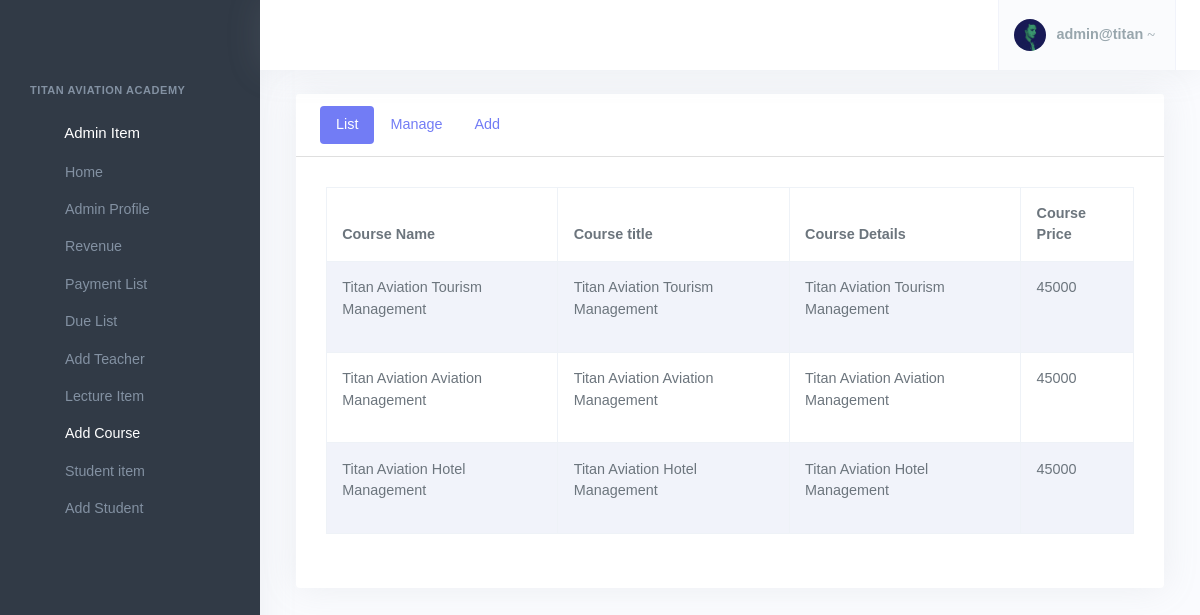
Page /Courseboard (signed in) on the committed database.
### Admin/models.py (models this page shows, shortened)
class Course(models.Model):
    id = models.AutoField(primary_key=True)
    Course_name = models.CharField(max_length = 55 , null= True )
    Price = models.IntegerField(null=True)
    Details = RichTextField(blank=True , null=True)
    duration = {
        ('1 mon','1 MONTH'),
        ('3 mon','3 MONTH'),
        ('6 mon','6 MONTH'),
    }
    Duration = models.CharField(max_length=100,choices=duration,null=True)
    title = models.CharField(max_length=127)
    sub_title = models.CharField(max_length=127)
    is_official = models.BooleanField(default=False)

### Admin/views.py (the view)
# urls.py: path('Courseboard', views.Courseboard , name='Courseboard'),
@user_passes_test(lambda u: u.is_superuser)
def Courseboard(request):
    form = CourseForm()
    course = Course.objects.all()
    context = {
        'form': form,
        'Course':course,
    }
    return render(request , 'Admin/Courseboard.html' , context )

### templates/Admin/Courseboard.html (shortened to what this page needs)
{% extends 'Base/adminbase.html' %} {% block body %}
<section class="content">
  <div class="container-fluid">
    <div class="row">
      <div class="col-12">
        <div class="card mt-3">
          <div class="card-header text-primary" >
            <ul class="nav nav-pills" id="myTab" role="tablist">
              <li class="nav-item" role="presentation">
                <button class="nav-link active" id="home-tab" data-bs-toggle="tab" data-bs-target="#home" type="button"
                  role="tab" aria-controls="home" aria-selected="true">List</button>
              </li>
              <li class="nav-item" role="presentation">
                <button class="nav-link" id="profile-tab" data-bs-toggle="tab" data-bs-target="#profile" type="button"
                  role="tab" aria-controls="profile" aria-selected="false">Manage</button>
              </li>
              <li class="nav-item" role="presentation">
                <button class="nav-link" id="contact-tab" data-bs-toggle="tab" data-bs-target="#contact" type="button"
                  role="tab" aria-controls="contact" aria-selected="false">Add</button>
              </li>
            </ul>
          </div>
          <div class="card-body">
            <div class="tab-content p-1">
              <div id="home" class="tab-pane fade show active" role="tabpanel" aria-labelledby="home-tab">
                <div class="table-responsive">
                  <table id="example2" class="table table-bordered table-striped">
                    <thead>
                      <tr>
                        <th>Course Name</th>
                        <th>Course title</th>
                        <th>Course Details</th>
                        <th>Course Price</th>
                      </tr>
                    </thead>
                    <tbody>
                      {% for item in Course %}
                      <tr>
                        <td>{{item.Course_name}}</td>
                        <td>{{item.title}}</td>
                        <td>{{item.Details|safe}}</td>
                        <td>{{item.Price}}</td>
                      </tr>
                      {% endfor %}
                    </tbody>
                  </table>
                </div>
              </div>
            </div>
        </div>
      </div>
    </div>
  </div>
</section>
  {% endblock %}

### templates/Base/adminbase.html (shortened to what this page needs)
<!DOCTYPE html>
<html lang="en">
  <head>
    <link
      href="/static/Base/assets/css/icons.min.css"
      rel="stylesheet"
      type="text/css"
    />
    <link
      href="/static/Base/assets/css/app.min.css"
      rel="stylesheet"
      type="text/css"
      id="app-style"
    />
    <link
      rel="stylesheet"
      href="https://cdnjs.cloudflare.com/ajax/libs/datatables/1.10.21/css/jquery.dataTables.min.css"
    />
  </head>
  <body
    class="loading"
    data-layout-color="light"
    data-leftbar-theme="dark"
    data-layout-mode="fluid"
    data-rightbar-onstart="true"
  >
    {% load sweetify %} {% sweetify %}
    <div class="wrapper">
      <div class="leftside-menu">
        <div class="h-100" id="leftside-menu-container" data-simplebar>
          <ul class="side-nav">
            <li class="side-nav-title side-nav-item">Titan Aviation Academy</li>
            <li class="side-nav-item">
              <a
                data-bs-toggle="collapse"
                href="#sidebarDashboards"
                aria-expanded="false"
                aria-controls="sidebarDashboards"
                class="side-nav-link"
              >
                <i class="uil-home-alt"></i>
                <span> Admin Item </span>
              </a>
              <div class="collapse" id="sidebarDashboards">
                <ul class="side-nav-second-level">
                  <li>
                    <a href="{% url 'Admin:AHome' %}">Home</a>
                  </li>
                  <li>
                    <a href="/AdminProfile">Admin Profile</a>
                  </li>
                  <li>
                    <a href="/Revenue">Revenue</a>
                  </li>
                  <li>
                    <a href="/paymentlist">Payment List</a>
                  </li>
                  <li>
                    <a href="/duelist">Due List</a>
                  </li>
                  <li>
                    <a href="/Addteacher">Add Teacher</a>
                  </li>
                  <li>
                    <a href="/Lectureboard">Lecture Item</a>
                  </li>
                  <li>
                    <a href="/Courseboard">Add Course</a>
                  </li>
                  <li>
                    <a href="/Studentboard">Student item</a>
                  </li>
                  <li>
                    <a href="/Addstudent">Add Student</a>
                  </li>
                </ul>
              </div>
            </li>
          </ul>
        </div>
      </div>
      <div class="content-page">
        <div class="content">
          <div class="navbar-custom">
            <ul class="list-unstyled topbar-menu float-end mb-0">
              <li class="dropdown notification-list">
                <a
                  class="nav-link dropdown-toggle nav-user arrow-none me-0 d-flex align-items-center"
                  data-bs-toggle="dropdown"
                  href="#"
                  role="button"
                  aria-haspopup="false"
                  aria-expanded="false"
                >
                  <span class="account-user-avatar">
                    <img
                      src="/static/Base/assets/images/users/avatar-1.jpg"
                      alt="user-image"
                      class="rounded-circle"
                    />
                  </span>
                  <span>
                    <span class="account-user-name"
                      >{{request.user}} <i class="dripicons-gear"></i
                    ></span>
                  </span>
                </a>
              </li>
            </ul>
            <button class="button-menu-mobile open-left">
              <i class="mdi mdi-menu"></i>
            </button>
          </div>
          <div class="container-fluid">
            {% block body %} {% endblock %}
          </div>
        </div>
      </div>
    </div>
  </body>
</html>

### rows in the picture
Course: Course_name "Titan Aviation Tourism Management", title "Titan Aviation Tourism Management", Details "Titan Aviation Tourism Management", Price "45000"
Course: Course_name "Titan Aviation Aviation Management", title "Titan Aviation Aviation Management", Details "Titan Aviation Aviation Management", Price "45000"
Course: Course_name "Titan Aviation Hotel Management", title "Titan Aviation Hotel Management", Details "Titan Aviation Hotel Management", Price "45000"

### other values in the picture
{{ request.user }} "admin@titan"
